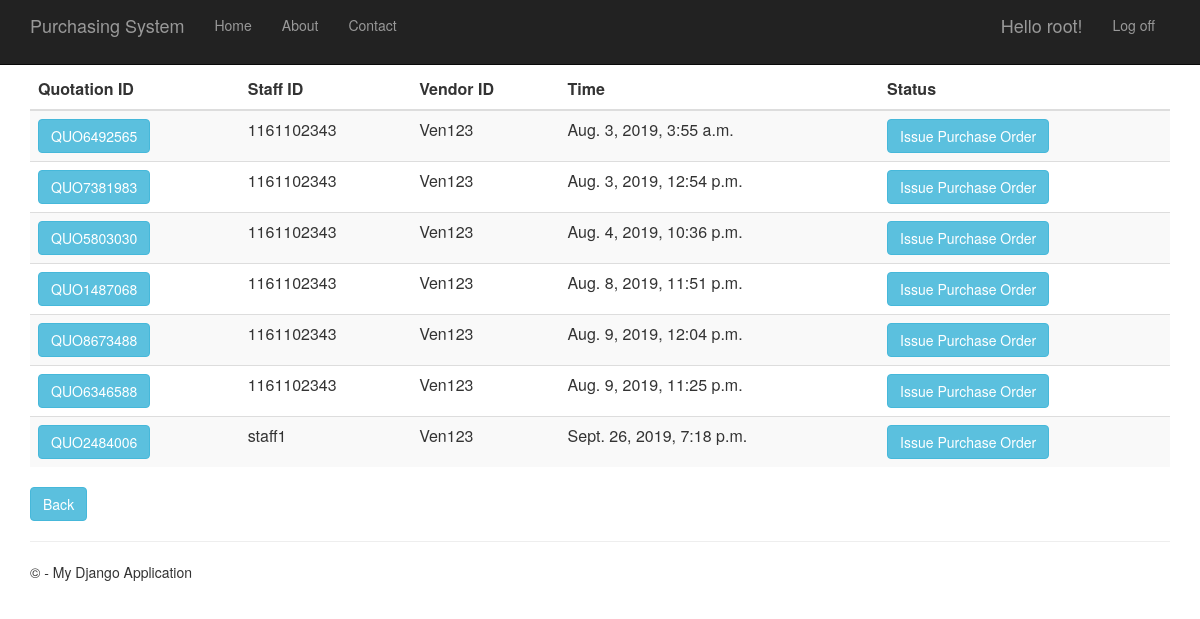
Screenshot of /quotationhistory (signed in) with the database file from the repository.
### Quotation/models.py (models this page shows, shortened)
class Quotation(models.Model):
    quotation_id = models.CharField(primary_key=True, max_length=10)
    time_created = models.DateTimeField()
    description = models.TextField(null=True,default=None, blank=True)
    total_price = models.DecimalField(max_digits=10, decimal_places=2, default=Decimal('0.00'))
    person_id = models.ForeignKey(Person, on_delete = models.CASCADE)
    vendor_id = models.ForeignKey(Vendor, on_delete = models.CASCADE)
    request_for_quotation_id = models.OneToOneField(RequestForQuotation, on_delete = models.CASCADE)

### app/models.py (models this page shows, shortened)
class Person(models.Model):
    user_id = models.OneToOneField(User)
    person_id = models.CharField(primary_key=True, max_length=10)
    person_name = models.TextField()
    person_address = models.TextField()
    person_phone_number = models.TextField()
    person_role = models.TextField(default = 'MANAGER')

class Vendor(models.Model):
    vendor_id = models.CharField(primary_key=True, max_length=10)
    vendor_name = models.TextField()
    vendor_phone_number = models.TextField()
    vendor_address = models.TextField()
    vendor_email = models.TextField()
    def __str__(self):
        return str(self.vendor_id)

### Quotation/views.py (the view)
# urls.py: url(r'^quotationhistory', Quotation.views.quotationhistory, name="quotation_history"),
def quotationhistory(request):
    quotations = Quotation.objects.all()
    context = {
            'title':'Quotation History',
            'rows':quotations
        }
    return render(request,'Quotation/quotationhistory.html',context)

### Quotation/templates/Quotation/quotationhistory.html
﻿{% extends "app/layout.html" %}
{% block content %}
<div class="purchaseorderhistory margintop" action="menu">
    <form action="quotationhistorydetails" method="GET">
        <table class="table table-striped margintop">
            <thead>
                <tr>
                    <th scope="col">Quotation ID</th>
                    <th scope="col">Staff ID</th>
                    <th scope="col">Vendor ID</th>
                    <th scope="col">Time</th>
                    <th scope="col">Status</th>
                </tr>
            </thead>
            <tbody>
                {% for r in rows %}
                <tr>
                    <td><button type="submit" name="quo_id" value="{{r.quotation_id}}" class="btn btn-info">{{r.quotation_id}}</button></td>
                    <td>{{r.person_id.person_id}}</td>
                    <td>{{r.vendor_id}}</td>
                    <td>{{r.time_created}}</td>
                    <td><button type="submit" class="btn btn-info buttonsize1">Issue Purchase Order</button></td>
                </tr>
                {% endfor %}
            </tbody>
        </table>
        <div class="margintop">
            <a type="submit" class="btn btn-info" href="/menu">Back</a>
        </div>
    </form>
</div>
{% endblock %}

### app/templates/app/loginpartial.html (shortened to what this page needs)
{% if user.is_authenticated %}
<form id="logoutForm" action="/logout" method="post" class="navbar-right">
    <ul class="nav navbar-nav navbar-right">
        <li><span class="navbar-brand">Hello {{ user.username }}!</span></li>
        <li><a href="javascript:document.getElementById('logoutForm').submit()">Log off</a></li>
    </ul>
</form>
{% else %}
<ul class="nav navbar-nav navbar-right">
    <li><a href="{% url 'login' %}">Log in</a></li>
</ul>
{% endif %}

### app/static/app/content/site.css (style rules this page uses)
body { padding-top: 50px; padding-bottom: 20px; }

### rows the page displays
Quotation: quotation_id "QUO6492565", person_id.person_id "1161102343", vendor_id "Ven123", time_created "Aug. 3, 2019, 3:55 a.m."
Quotation: quotation_id "QUO7381983", person_id.person_id "1161102343", vendor_id "Ven123", time_created "Aug. 3, 2019, 12:54 p.m."
Quotation: quotation_id "QUO5803030", person_id.person_id "1161102343", vendor_id "Ven123", time_created "Aug. 4, 2019, 10:36 p.m."
Quotation: quotation_id "QUO1487068", person_id.person_id "1161102343", vendor_id "Ven123", time_created "Aug. 8, 2019, 11:51 p.m."
Quotation: quotation_id "QUO8673488", person_id.person_id "1161102343", vendor_id "Ven123", time_created "Aug. 9, 2019, 12:04 p.m."
Quotation: quotation_id "QUO6346588", person_id.person_id "1161102343", vendor_id "Ven123", time_created "Aug. 9, 2019, 11:25 p.m."
Quotation: quotation_id "QUO2484006", person_id.person_id "staff1", vendor_id "Ven123", time_created "Sept. 26, 2019, 7:18 p.m."

### other values shown
{{ user.username }} "root"
